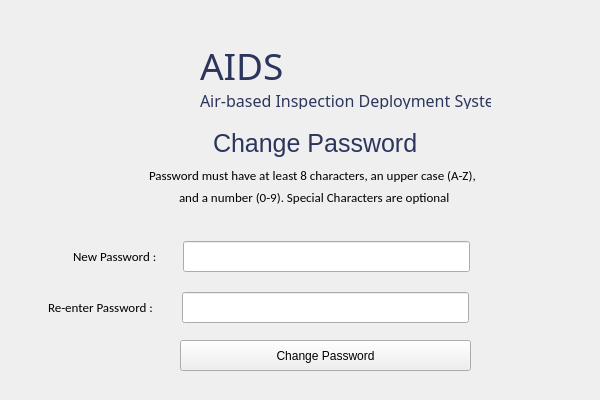
<?xml version="1.0" encoding="UTF-8"?>
<ui version="4.0">
 <class>MainWindow</class>
 <widget class="QMainWindow" name="MainWindow">
  <property name="geometry">
   <rect>
    <x>0</x>
    <y>0</y>
    <width>600</width>
    <height>400</height>
   </rect>
  </property>
  <property name="minimumSize">
   <size>
    <width>600</width>
    <height>400</height>
   </size>
  </property>
  <property name="maximumSize">
   <size>
    <width>600</width>
    <height>400</height>
   </size>
  </property>
  <property name="windowTitle">
   <string>AIDS – Reset Password</string>
  </property>
  <property name="windowIcon">
   <iconset>
    <normaloff>../Resources/logo_svg.svg</normaloff>../Resources/logo_svg.svg</iconset>
  </property>
  <widget class="QWidget" name="centralwidget">
   <widget class="QLabel" name="label">
    <property name="geometry">
     <rect>
      <x>140</x>
      <y>160</y>
      <width>361</width>
      <height>41</height>
     </rect>
    </property>
    <property name="font">
     <font>
      <family>Calibri</family>
      <pointsize>10</pointsize>
     </font>
    </property>
    <property name="styleSheet">
     <string notr="true">padding-left:6px;
padding-bottom:10px;</string>
    </property>
    <property name="text">
     <string>Password must have at least 8 characters, an upper case (A-Z),</string>
    </property>
   </widget>
   <widget class="QLabel" name="label_2">
    <property name="geometry">
     <rect>
      <x>170</x>
      <y>190</y>
      <width>301</width>
      <height>21</height>
     </rect>
    </property>
    <property name="font">
     <font>
      <family>Calibri</family>
      <pointsize>10</pointsize>
     </font>
    </property>
    <property name="styleSheet">
     <string notr="true">padding-bottom:6px;
padding-left:6px;</string>
    </property>
    <property name="text">
     <string>and a number (0-9). Special Characters are optional</string>
    </property>
   </widget>
   <widget class="QLabel" name="lbl_error">
    <property name="geometry">
     <rect>
      <x>180</x>
      <y>220</y>
      <width>291</width>
      <height>21</height>
     </rect>
    </property>
    <property name="font">
     <font>
      <family>Calibri</family>
      <pointsize>9</pointsize>
     </font>
    </property>
    <property name="styleSheet">
     <string notr="true">padding-bottom:7 rem;</string>
    </property>
    <property name="text">
     <string/>
    </property>
    <property name="alignment">
     <set>Qt::AlignCenter</set>
    </property>
   </widget>
   <widget class="QPushButton" name="btnChange">
    <property name="geometry">
     <rect>
      <x>180</x>
      <y>340</y>
      <width>291</width>
      <height>31</height>
     </rect>
    </property>
    <property name="styleSheet">
     <string notr="true"/>
    </property>
    <property name="text">
     <string>Change Password</string>
    </property>
   </widget>
   <widget class="QLabel" name="lbl_changePass">
    <property name="geometry">
     <rect>
      <x>200</x>
      <y>120</y>
      <width>231</width>
      <height>51</height>
     </rect>
    </property>
    <property name="font">
     <font>
      <family>Helvetica</family>
      <pointsize>19</pointsize>
     </font>
    </property>
    <property name="styleSheet">
     <string notr="true">padding-left:7px;
padding-bottom: 4px;</string>
    </property>
    <property name="text">
     <string>&lt;html&gt;&lt;head/&gt;&lt;body&gt;&lt;p&gt;&lt;span style=&quot; color:#2c365d;&quot;&gt;Change Password&lt;/span&gt;&lt;/p&gt;&lt;/body&gt;&lt;/html&gt;</string>
    </property>
   </widget>
   <widget class="QLabel" name="app_logo">
    <property name="geometry">
     <rect>
      <x>70</x>
      <y>20</y>
      <width>135</width>
      <height>114</height>
     </rect>
    </property>
    <property name="text">
     <string/>
    </property>
    <property name="pixmap">
     <pixmap>../Resources/aids_logo.png</pixmap>
    </property>
    <property name="alignment">
     <set>Qt::AlignCenter</set>
    </property>
   </widget>
   <widget class="QWidget" name="layoutWidget">
    <property name="geometry">
     <rect>
      <x>200</x>
      <y>40</y>
      <width>293</width>
      <height>71</height>
     </rect>
    </property>
    <layout class="QVBoxLayout" name="verticalLayout">
     <item>
      <widget class="QLabel" name="aids_logo">
       <property name="minimumSize">
        <size>
         <width>291</width>
         <height>43</height>
        </size>
       </property>
       <property name="maximumSize">
        <size>
         <width>291</width>
         <height>43</height>
        </size>
       </property>
       <property name="font">
        <font>
         <family>Audiowide</family>
         <pointsize>28</pointsize>
         <kerning>true</kerning>
        </font>
       </property>
       <property name="text">
        <string>&lt;html&gt;&lt;head/&gt;&lt;body&gt;&lt;p&gt;&lt;span style=&quot; color:#2c365d;&quot;&gt;AIDS&lt;/span&gt;&lt;/p&gt;&lt;/body&gt;&lt;/html&gt;</string>
       </property>
      </widget>
     </item>
     <item>
      <widget class="QLabel" name="app_name">
       <property name="minimumSize">
        <size>
         <width>291</width>
         <height>20</height>
        </size>
       </property>
       <property name="maximumSize">
        <size>
         <width>291</width>
         <height>20</height>
        </size>
       </property>
       <property name="font">
        <font>
         <family>Barlow Medium</family>
         <pointsize>12</pointsize>
         <kerning>true</kerning>
        </font>
       </property>
       <property name="text">
        <string>&lt;html&gt;&lt;head/&gt;&lt;body&gt;&lt;p&gt;&lt;span style=&quot; color:#2c365d;&quot;&gt;Air-based Inspection Deployment System&lt;/span&gt;&lt;/p&gt;&lt;/body&gt;&lt;/html&gt;</string>
       </property>
      </widget>
     </item>
    </layout>
   </widget>
   <widget class="QWidget" name="">
    <property name="geometry">
     <rect>
      <x>73</x>
      <y>240</y>
      <width>401</width>
      <height>33</height>
     </rect>
    </property>
    <layout class="QHBoxLayout" name="newPass_layout">
     <item>
      <widget class="QLabel" name="lbl_newpass">
       <property name="font">
        <font>
         <family>Calibri</family>
         <pointsize>10</pointsize>
        </font>
       </property>
       <property name="styleSheet">
        <string notr="true"/>
       </property>
       <property name="text">
        <string>New Password :</string>
       </property>
      </widget>
     </item>
     <item>
      <widget class="QLineEdit" name="txtNewPass">
       <property name="minimumSize">
        <size>
         <width>291</width>
         <height>31</height>
        </size>
       </property>
       <property name="maximumSize">
        <size>
         <width>291</width>
         <height>31</height>
        </size>
       </property>
       <property name="styleSheet">
        <string notr="true">margin-right:4px;
padding-left: 4px;
</string>
       </property>
       <property name="echoMode">
        <enum>QLineEdit::Password</enum>
       </property>
      </widget>
     </item>
    </layout>
   </widget>
   <widget class="QWidget" name="">
    <property name="geometry">
     <rect>
      <x>48</x>
      <y>291</y>
      <width>421</width>
      <height>33</height>
     </rect>
    </property>
    <layout class="QHBoxLayout" name="confirmPass_layout">
     <item>
      <widget class="QLabel" name="lbl_confirmPass">
       <property name="font">
        <font>
         <family>Calibri</family>
         <pointsize>10</pointsize>
        </font>
       </property>
       <property name="styleSheet">
        <string notr="true"/>
       </property>
       <property name="text">
        <string>Re-enter Password :</string>
       </property>
      </widget>
     </item>
     <item>
      <widget class="QLineEdit" name="txtConfirmPass">
       <property name="minimumSize">
        <size>
         <width>291</width>
         <height>31</height>
        </size>
       </property>
       <property name="maximumSize">
        <size>
         <width>291</width>
         <height>31</height>
        </size>
       </property>
       <property name="styleSheet">
        <string notr="true">margin-left:4px;
padding-left: 4px;</string>
       </property>
       <property name="echoMode">
        <enum>QLineEdit::Password</enum>
       </property>
      </widget>
     </item>
    </layout>
   </widget>
  </widget>
 </widget>
 <tabstops>
  <tabstop>txtNewPass</tabstop>
  <tabstop>txtConfirmPass</tabstop>
  <tabstop>btnChange</tabstop>
  <tabstop>lineEdit_2</tabstop>
 </tabstops>
 <resources/>
 <connections/>
</ui>
